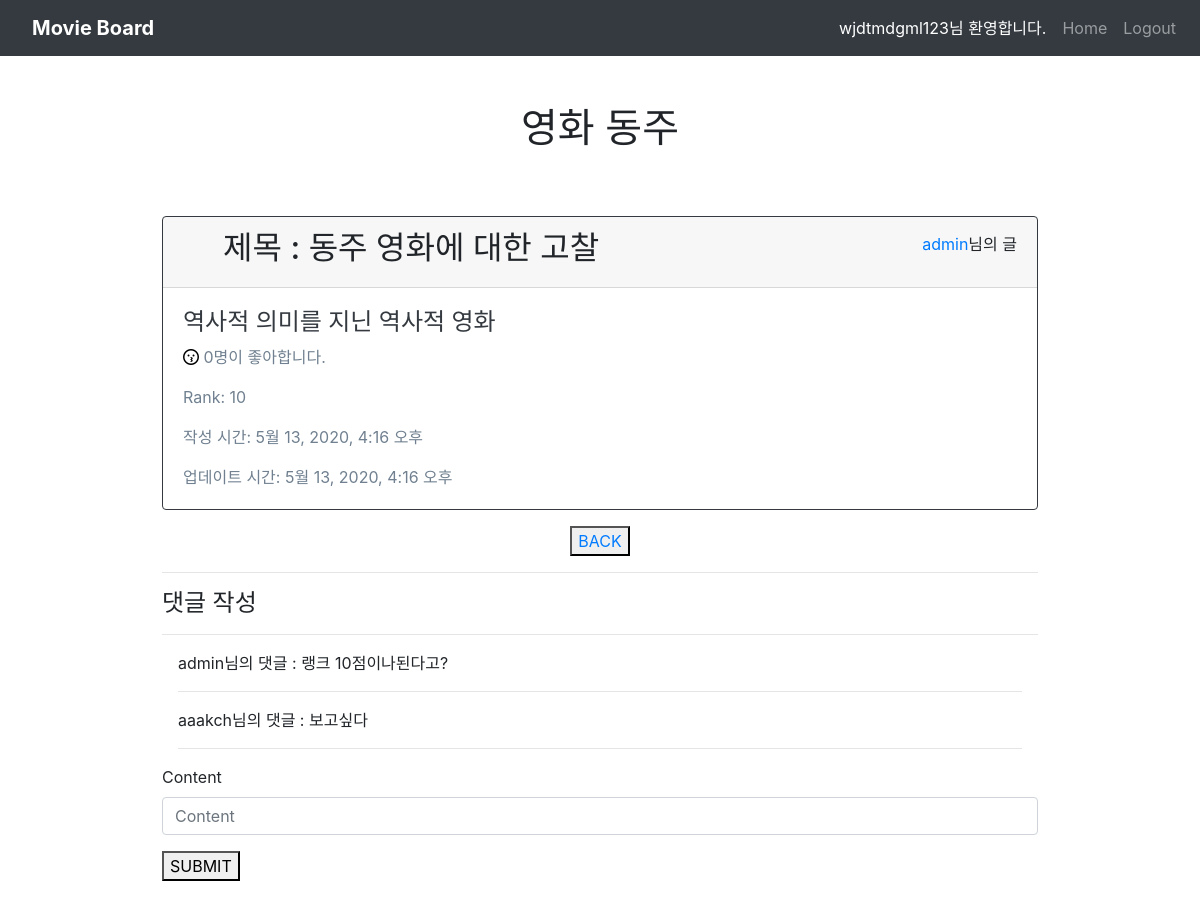
The page /community/5/1/detail/ (signed in) on the database its author committed.
### accounts/models.py (models this page shows)
class User(AbstractUser):
    image = models.ImageField(blank=True)
    followers = models.ManyToManyField(
        settings.AUTH_USER_MODEL,
        related_name='followings'
        )

### community/models.py (models this page shows)
class Movie(models.Model):
    title = models.CharField(max_length=100)
    poster_url = models.TextField()
    director = models.CharField(max_length=100)
    open_date = models.CharField(max_length=100)

class Review(models.Model):
    movie = models.ForeignKey(Movie, on_delete=models.CASCADE)
    user = models.ForeignKey(settings.AUTH_USER_MODEL, on_delete=models.CASCADE)
    title = models.CharField(max_length=100)
    movie_title = models.CharField(max_length=30)
    rank = models.IntegerField()
    content = models.TextField()
    created_at = models.DateTimeField(auto_now_add=True)
    updated_at = models.DateTimeField(auto_now=True)
    like_users = models.ManyToManyField(settings.AUTH_USER_MODEL, related_name="like_reviews", blank=True)

class Comment(models.Model):
   user = models.ForeignKey(settings.AUTH_USER_MODEL, on_delete=models.CASCADE)
   review = models.ForeignKey(Review, on_delete=models.CASCADE)
   content = models.CharField(max_length=200)
   created_at = models.DateTimeField(auto_now_add=True)
   updated_at = models.DateTimeField(auto_now=True)

### community/views.py (the view)
# urls.py: path('<int:movie_pk>/<int:review_pk>/detail/', views.detail, name= 'detail'),
def detail(request, movie_pk, review_pk):
    movie = get_object_or_404(Movie, pk=movie_pk)
    review = get_object_or_404(Review, pk=review_pk)
    comment_form = CommentForm()
    context = {
        'movie':movie,
        'review':review,
        'comment_form' : comment_form,
    }
    return render(request, 'community/review_detail.html', context)

### community/forms.py
class CommentForm(forms.ModelForm):
    class Meta:
        model = Comment
        fields = ['content']

### community/templates/community/review_detail.html (shortened to what this page needs)
{% extends 'base.html' %}
{% load bootstrap4%}
{% block body %}
<h1 class="text-center my-5">영화 {{movie.title}}</h1>
<div class="d-flex flex-column w-75 mx-auto">
<div class="card border-dark my-3">
    <div class="card-header display-5">
        <ul class="d-flex justify-content-between align-items-center mb-0">
            <h2>제목 : {{review.title}}</h2>
            <p><a href="{% url 'accounts:profile' review.user.username %}">{{review.user.username}}</a>님의 글</p>
        </ul>
    </div>
    <div class="card-body text-dark">
    <h4 class="card-text">{{review.content}}</h4>
    <p class="card-text" style="color:slategrey">
        {% if request.user in review.like_users.all %}
        <a href="{% url 'community:like' movie.pk review.pk %}"><i class="fas fa-kiss-wink-heart" style="color:red"></i></a>
        {% else %}
         <a href="{% url 'community:like' movie.pk review.pk %}"><i class="far fa-kiss" style="color:black"></i></a>
        {% endif %}
         {{review.like_users.all.count }}명이 좋아합니다.
    </p>
      <p class="card-text" style="color:slategrey">Rank: {{review.rank}}</p>
      <p class="card-text" style="color:slategrey">작성 시간: {{review.created_at}}</p>
      <p class="card-text" style="color:slategrey">업데이트 시간: {{review.updated_at}}</p>
    </div>
  </div>
    <div class="d-flex justify-content-center align-items-center ">
    <button><a  class="text-decoration-none" href="{% url 'community:review_list' movie.pk %}" >BACK</a></button>
    </div>
    <div>
        <hr/>
    <h4>댓글 작성</h4>
    <hr/>
    <div class="mx-3">
        {% for comment in review.comment_set.all %}
        <p>{{comment.user.username}}님의 댓글 : {{comment.content}}</p>
        <hr/>
        {% endfor %}
    </div>
    {% if user.is_authenticated %}
    <form action="{% url 'community:comment_create' movie.pk review.pk %}" method="POST">
        {% bootstrap_form comment_form %}
        <button>SUBMIT</button>
    </form>
    {% endif %}
    </div>
</div>
{% endblock %}

### django_pjt4/templates/base.html (shortened to what this page needs)
<!DOCTYPE html>
<html lang="en">
<head>
    <link rel="stylesheet" href="https://stackpath.bootstrapcdn.com/bootstrap/4.4.1/css/bootstrap.min.css">
</head>
<body>
    <nav class="navbar navbar-expand-lg navbar-dark bg-dark">
  <a class="navbar-brand font-weight-bold mx-3" href="{% url 'community:index' %}">Movie Board</a>
  <div class="collapse navbar-collapse" id="navbarSupportedContent">
    <ul class="navbar-nav ml-auto">
    {% if request.user.is_authenticated %}
      <li class="nav-item active ">
        <a class="nav-link text-decoration-none" href="#">{{user.username}}님 환영합니다.</a>
      </li>
       <li class="nav-item">
        <a class="nav-link" href="{% url 'community:index' %}">Home</a>
      </li>
      <li class="nav-item">
        <a class="nav-link" href="{% url 'accounts:logout'%}">Logout</a>
      </li>
      {% endif %}
  </div>
</nav>
    <div class=m-3>
        {% block body %}
        {% endblock %}
    </div>
</body>
</html>

### rows shown on the page
User: username "wjdtmdgml123"
Movie: title "동주"
Review: title "동주 영화에 대한 고찰", user.username "admin", content "역사적 의미를 지닌 역사적 영화", like_users.all.count "0", rank "10", created_at "5월 13, 2020, 4:16 오후", updated_at "5월 13, 2020, 4:16 오후"
Comment: user.username "admin", content "랭크 10점이나된다고?"
Comment: user.username "aaakch", content "보고싶다"
